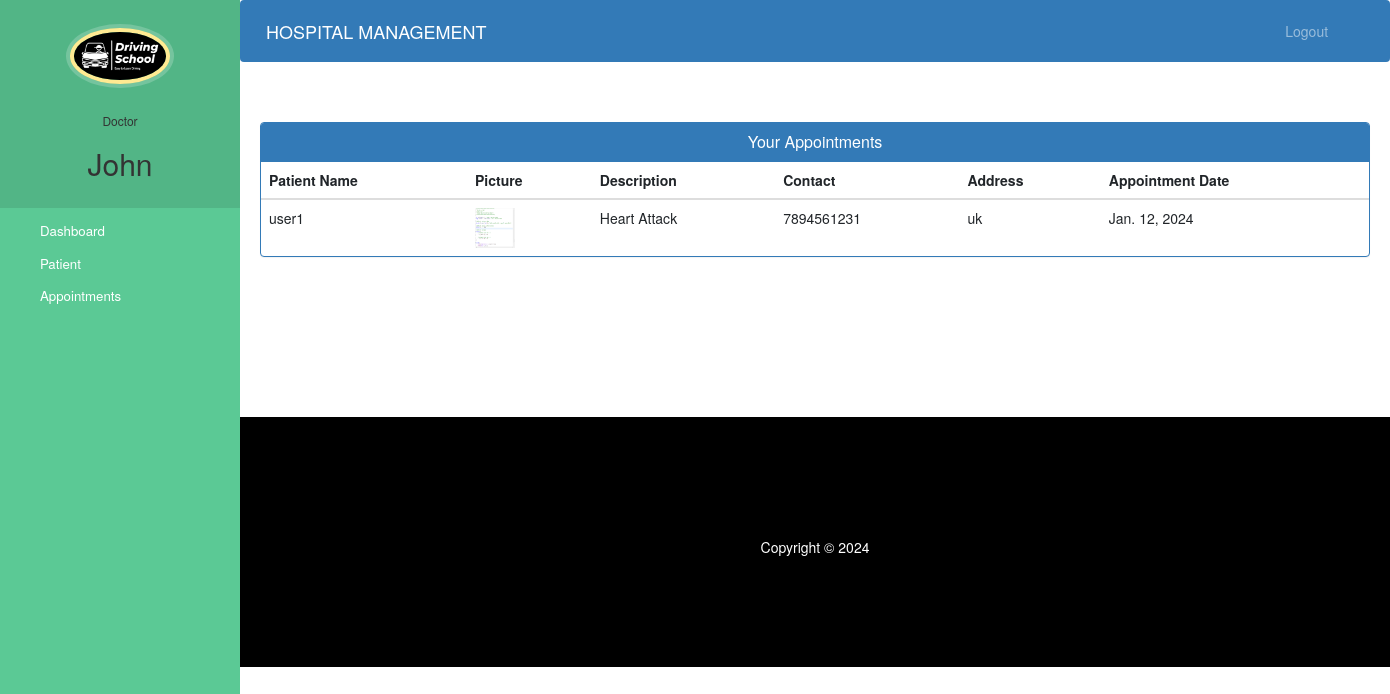
The page /doctor-view-appointment (signed in) on the database its author committed.
### hospital/models.py (models this page shows, shortened)
class Doctor(models.Model):
    user=models.OneToOneField(User,on_delete=models.CASCADE)
    profile_pic= models.ImageField(upload_to='profile_pic/DoctorProfilePic/',null=True,blank=True)
    address = models.CharField(max_length=40)
    mobile = models.CharField(max_length=20,null=True)
    department= models.CharField(max_length=50,choices=departments,default='Cardiologist')
    status=models.BooleanField(default=False)

class Appointment(models.Model):
    patientId=models.PositiveIntegerField(null=True)
    doctorId=models.PositiveIntegerField(null=True)
    patientName=models.CharField(max_length=40,null=True)
    doctorName=models.CharField(max_length=40,null=True)
    appointmentDate=models.DateField(auto_now=True)
    description=models.TextField(max_length=500)
    status=models.BooleanField(default=False)

class Patient(models.Model):
    user=models.OneToOneField(User,on_delete=models.CASCADE)
    profile_pic= models.ImageField(upload_to='profile_pic/PatientProfilePic/',null=True,blank=True)
    address = models.CharField(max_length=40)
    mobile = models.CharField(max_length=20,null=False)
    symptoms = models.CharField(max_length=100,null=False)
    assignedDoctorId = models.PositiveIntegerField(null=True)
    admitDate=models.DateField(auto_now=True)
    status=models.BooleanField(default=False)

### hospital/views.py (the view)
# urls.py: path('doctor-view-appointment', views.doctor_view_appointment_view,name='doctor-view-appointment'),
@login_required(login_url='doctorlogin')
@user_passes_test(is_doctor)
def doctor_view_appointment_view(request):
    doctor=models.Doctor.objects.get(user_id=request.user.id) #for profile picture of doctor in sidebar
    appointments=models.Appointment.objects.all().filter(status=True,doctorId=request.user.id)
    patientid=[]
    for a in appointments:
        patientid.append(a.patientId)
    patients=models.Patient.objects.all().filter(status=True,user_id__in=patientid)
    appointments=zip(appointments,patients)
    return render(request,'hospital/doctor_view_appointment.html',{'appointments':appointments,'doctor':doctor})

### hospital/views.py (called while the page is built)
def is_doctor(user):
    return user.groups.filter(name='DOCTOR').exists()

### templates/hospital/doctor_view_appointment.html (shortened to what this page needs)
{% extends 'hospital/doctor_base.html' %}
{% block content %}
{%load static%}
<head>
  <link href="//netdna.bootstrapcdn.com/bootstrap/3.0.0/css/bootstrap.min.css" rel="stylesheet" id="bootstrap-css">
</head>
<div class="container">
  <div class="panel panel-primary">
    <div class="panel-heading">
      <h6 class="panel-title">Your Appointments</h6>
    </div>
    <table class="table table-hover" id="dev-table">
      <thead>
        <tr>
          <th>Patient Name</th>
          <th>Picture</th>
          <th>Description</th>
          <th>Contact</th>
          <th>Address</th>
          <th>Appointment Date</th>
        </tr>
      </thead>
      {% for a,p in appointments %}
      <tr>
        <td>{{a.patientName}}</td>
        <td> <img src="{% static p.profile_pic.url %}" alt="Profile Pic" height="40px" width="40px" /></td>
        <td>{{a.description}}</td>
        <td>{{p.mobile}}</td>
        <td>{{p.address}}</td>
        <td>{{a.appointmentDate}}</td>
      </tr>
      {% endfor %}
    </table>
  </div>
</div>
{% endblock content %}

### templates/hospital/doctor_base.html (shortened to what this page needs)
<!DOCTYPE html>
{% load static %}
<html lang="en">
<head>
  <link rel="stylesheet" href="https://stackpath.bootstrapcdn.com/bootstrap/4.3.1/css/bootstrap.min.css">
  <link rel="stylesheet" href="https://maxcdn.bootstrapcdn.com/font-awesome/4.7.0/css/font-awesome.min.css">
</head>
<body>
  <nav class="menu" tabindex="0">
    <header class="avatar">
      <img src="{% static doctor.profile_pic.url %}" alt="Profile Pic" />
      <br><br>
      <h6>Doctor</h6>
      <h2>{{request.user.first_name}}</h2>
    </header>
    <ul>
      <li tabindex="0" class="icon-dashboard"> <a style="color:white; text-decoration:none;" href="/doctor-dashboard"><span>Dashboard</span></a> </li>
      <li tabindex="0" class="icon-users"> <a style="color:white; text-decoration:none;" href="/doctor-patient"><span>Patient</span></a></li>
      <li tabindex="0" class="icon-calendar"> <a style="color:white; text-decoration:none;" href="/doctor-appointment"><span>Appointments</span></a></li>
    </ul>
  </nav>
  <main>
    <div class="bs-example">
      <nav class="navbar navbar-expand-md  navbar-dark fixed-top" style="background:#337AB7;">
        <a href="/doctor-dashboard" class="navbar-brand">HOSPITAL MANAGEMENT</a>
        <div class="collapse navbar-collapse justify-content-between" id="navbarCollapse">
          <div class="navbar-nav" style=" margin-left: 90%;">
            <a href="/logout" class="nav-item nav-link">Logout</a>
          </div>
        </div>
      </nav>
    </div>
    <br><br>
    {% block content %}
    {% endblock content %}
    <br><br><br><br><br><br><br>
    <footer>
      <br>
      <div class="container">
        <div class="row">
          <div class="col-md-12 col-sm-12">
            <div style="color:#ffffff;" class="wow fadeInUp footer-copyright">
              <p>
                Copyright &copy; 2024  </p>
            </div>
          </div>
        </div>
      </div>
    </footer>
  </main>
</body>
</html>

### templates/hospital/doctor_base.html (style rules this page uses)
a:link { text-decoration: none; }
a { color: white; }
footer { padding: 0px 0px 0px 0px; background-color: black; margin: 0px; }
p { text-align: center; }
body { padding-left: 240px; }
main { position: relative; height: 100vh; }
.menu { background: #5bc995; height: 100vh; width: 240px; position: fixed; top: 0px; left: 0; z-index: 5; outline: none; }
.menu .avatar { background: rgba(0, 0, 0, 0.1); padding: 2em 0.5em; text-align: center; }
.menu .avatar img { width: 100px; border-radius: 50%; overflow: hidden; border: 4px solid #ffea92; box-shadow: 0 0 0 4px rgba(255, 255, 255, 0.2); }
.menu .avatar h2 { font-weight: normal; margin-bottom: 0; }
.menu ul { list-style: none; padding: 0.5em 0; margin: 0; }
.menu ul li { padding: 0.5em 1em 0.5em 3em; font-size: 0.95em; font-weight: regular; background-repeat: no-repeat; background-position: left 15px center; background-size: auto 20px; transition: all 0.15s linear; cursor: pointer; }
.menu ul li.icon-dashboard { background-image: url("http://www.entypo.com/images//gauge.svg"); }
.menu ul li.icon-users { background-image: url("http://www.entypo.com/images//users.svg"); }
.menu ul li.icon-calendar { background-image: url("http://www.entypo.com/images//calendar.svg"); }

### templates/hospital/doctor_view_appointment.html (style rules this page uses)
a:link { text-decoration: none; }
h6 { text-align: center; }
.row { margin: 100px; }

### rows shown on the page
Doctor: profile_pic (picture)
Appointment: patientName "user1", profile_pic (picture), description "Heart Attack", mobile "7894561231", address "uk", appointmentDate "Jan. 12, 2024"

### other values the page prints
{{ request.user.first_name }} "John"
